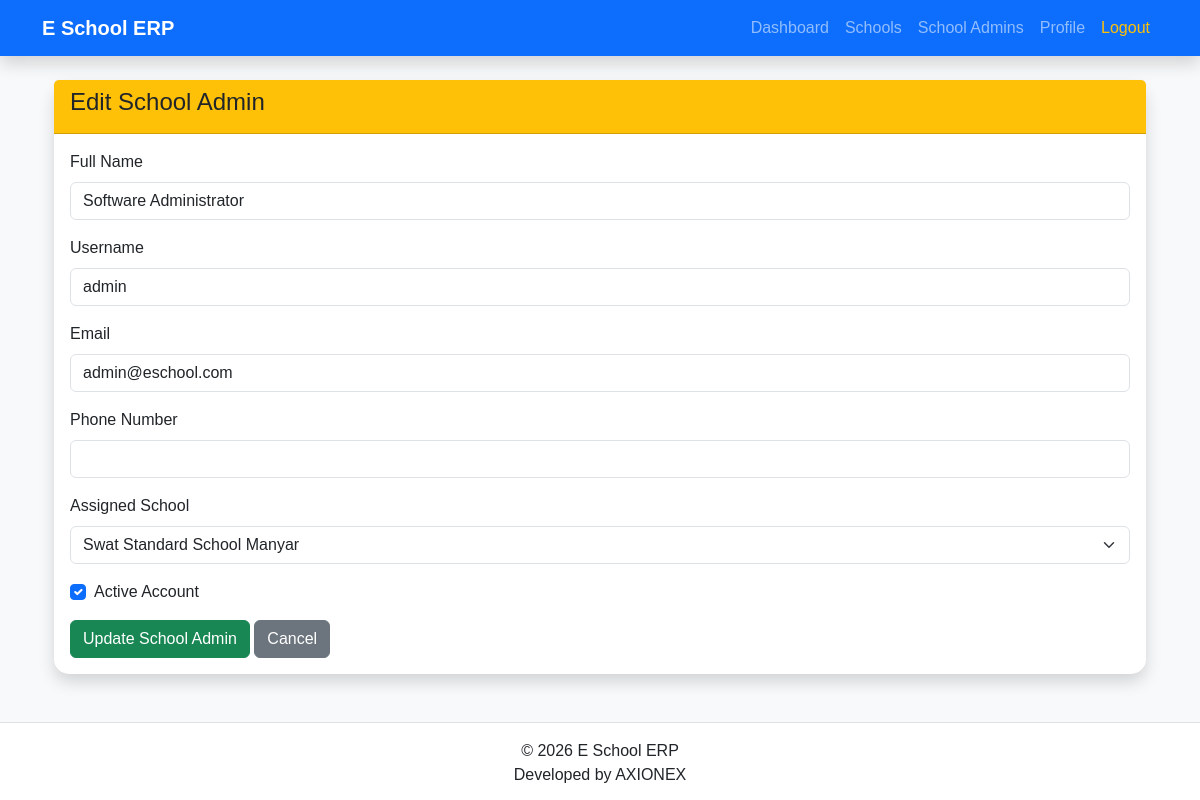
/software-admin/school-admins/1/edit (signed in), run on an earlier commit of the app's database.
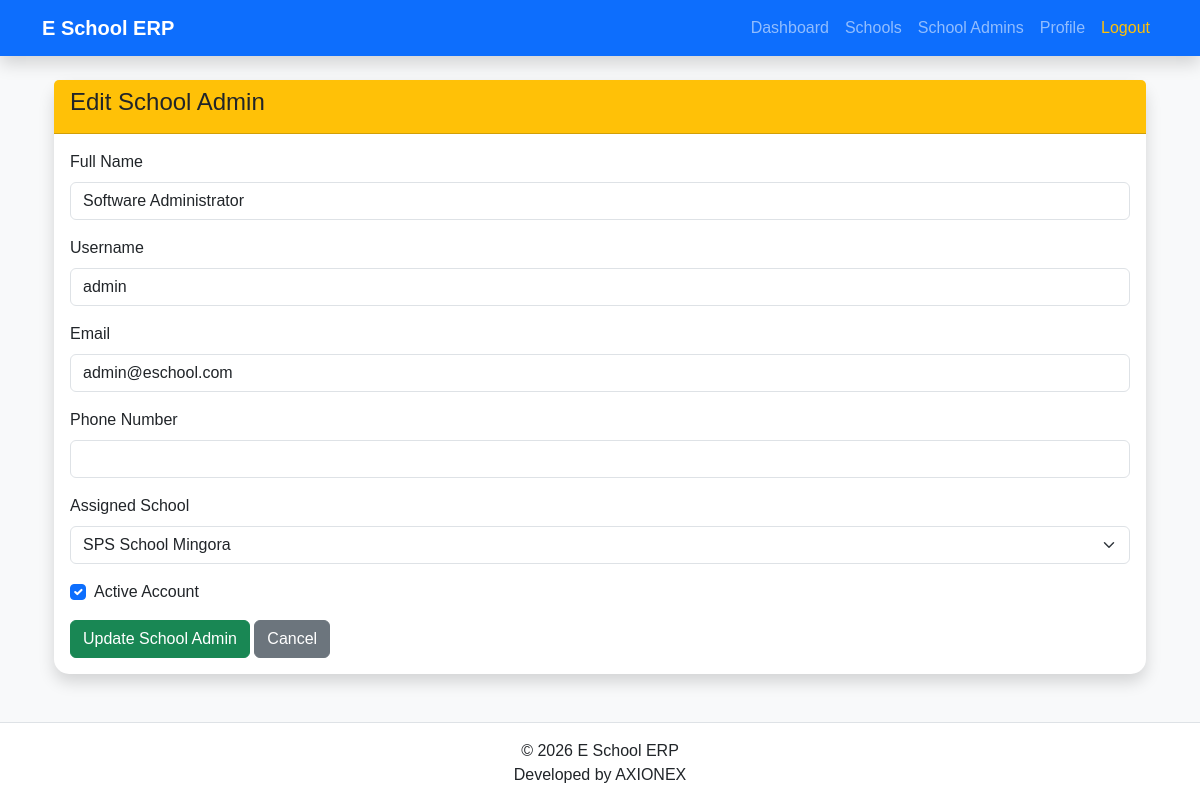
And on a later commit of the database.
### app/models/user.py (models this page shows, shortened)
class User(UserMixin, db.Model):
    __tablename__ = "users"
    id = db.Column(db.Integer, primary_key=True)
    full_name = db.Column(db.String(100), nullable=False)
    role_id = db.Column(db.Integer,db.ForeignKey("roles.id"),nullable=False)
    role = db.relationship("Role",back_populates="users")
    school = db.relationship("School",back_populates="users")
    student=db.relationship("Student",back_populates="user",uselist=False,cascade="all, delete-orphan")
    teacher=db.relationship("Teacher",back_populates="user",uselist=False,cascade="all, delete-orphan")
    parent= db.relationship("Parent",back_populates="user",uselist=False,cascade="all, delete-orphan")
    school_admin = db.relationship("SchoolAdmin",back_populates="user",uselist=False,cascade="all, delete-orphan")
    school_id = db.Column(db.Integer,db.ForeignKey("schools.id"),nullable=True)
    username = db.Column(db.String(50),unique=True,nullable=False)
    email = db.Column(db.String(120),unique=True,nullable=False)
    password_hash = db.Column(db.String(255),nullable=False)
    is_active = db.Column(db.Boolean,default=True)
    is_verified = db.Column(db.Boolean,default=False)
    last_login = db.Column(db.DateTime,nullable=True)
    created_at = db.Column(db.DateTime,default=datetime.utcnow)
    updated_at = db.Column(db.DateTime,default=datetime.utcnow,onupdate=datetime.utcnow)

### app/blueprints/software_admin/routes.py (the view, shortened to what this page needs)
@software_admin.route("/school-admins/<int:id>/edit", methods=["GET", "POST"])
@login_required
def edit_school_admin(id):
    admin = User.query.get_or_404(id)
    form = EditSchoolAdminForm(obj=admin)
    form.school.choices = [(school.id, school.school_name)for school in School.query.order_by(School.school_name).all()]
    return render_template(
    "software_admin/edit_school_admin.html",form=form,admin=admin)

### app/blueprints/software_admin/forms.py
class EditSchoolAdminForm(FlaskForm):
    full_name = StringField("Full Name",validators=[DataRequired()])
    username = StringField("Username",validators=[DataRequired()])
    email = StringField("Email",validators=[DataRequired(), Email()])
    phone = StringField("Phone Number",validators=[DataRequired()])
    school = SelectField( "Assigned School", coerce=int,validators=[DataRequired()])
    is_active = BooleanField("Active Account")
    submit = SubmitField("Update School Admin")

### app/models/user.py (called while the page is built)
@login_manager.user_loader
def load_user(user_id):
    return User.query.get(int(user_id))

### app/templates/Software_admin/edit_school_admin.html (shortened to what this page needs)
{% extends "base.html" %}
{% block content %}
<div class="container mt-4">
<div class="card shadow">
<div class="card-header bg-warning">
<h4>Edit School Admin</h4>
</div>
<div class="card-body">
<form method="POST">
<div class="mb-3">
{{ form.full_name.label(class="form-label") }}
{{ form.full_name(class="form-control") }}
</div>
<div class="mb-3">
{{ form.username.label(class="form-label") }}
{{ form.username(class="form-control") }}
</div>
<div class="mb-3">
{{ form.email.label(class="form-label") }}
{{ form.email(class="form-control") }}
</div>
<div class="mb-3">
{{ form.phone.label(class="form-label") }}
{{ form.phone(class="form-control") }}
</div>
<div class="mb-3">
{{ form.school.label(class="form-label") }}
{{ form.school(class="form-select") }}
</div>
<div class="form-check mb-3">
{{ form.is_active(class="form-check-input") }}
{{ form.is_active.label(class="form-check-label") }}
</div>
{{ form.submit(class="btn btn-success") }}
<a href="{{ url_for('software_admin.school_admin_detail', id=admin.id) }}"
class="btn btn-secondary">
Cancel
</a>
</form>
</div>
</div>
</div>
{% endblock %}

What changed in the data, as far as the page shows it:
changed User "Software Administrator": school "Swat Standard School Manyar" → "SPS School Mingora"
